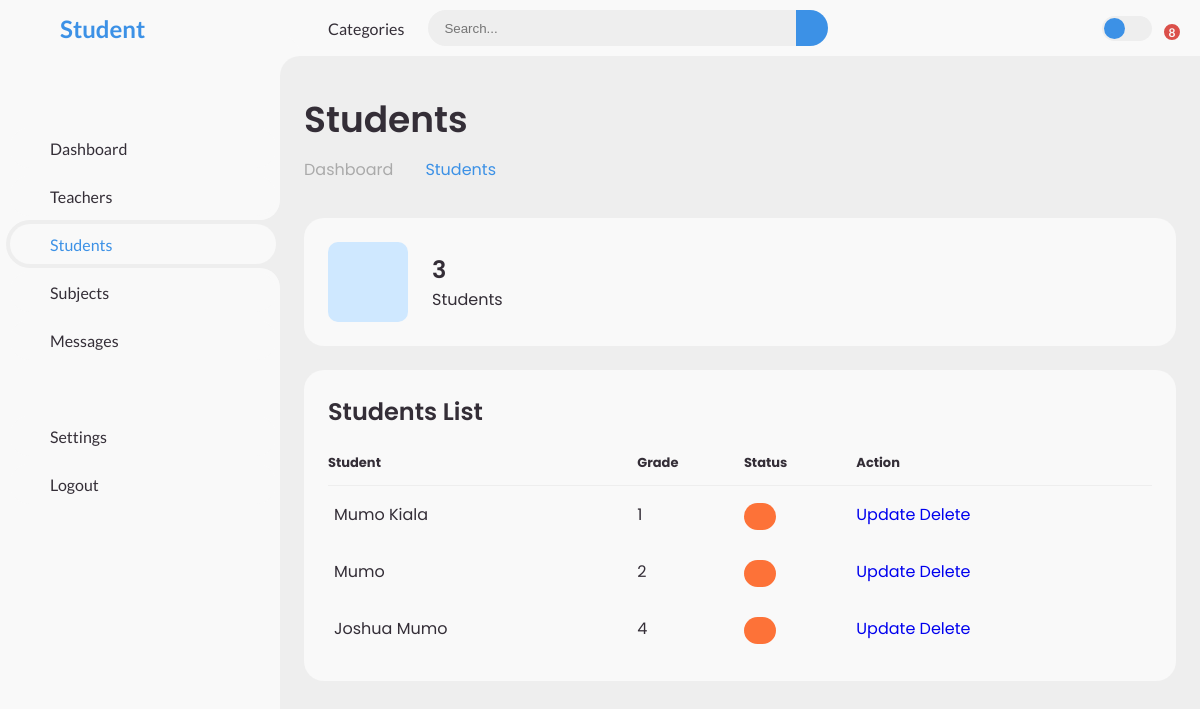
The page /students/ on the database as committed earlier.
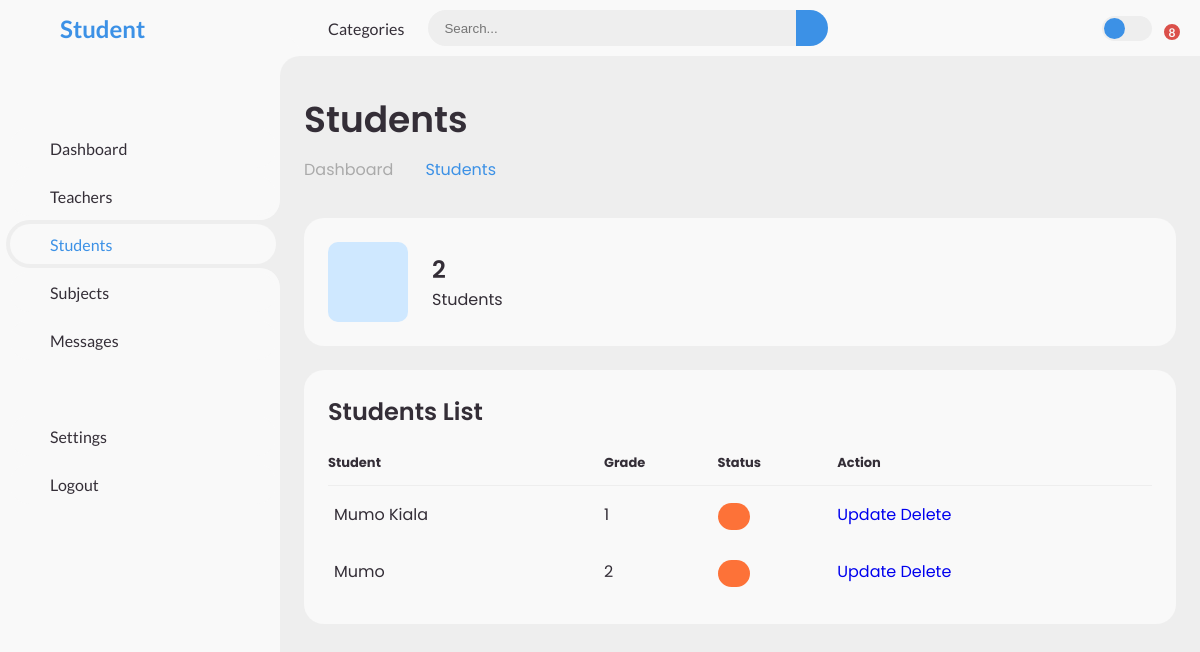
The same page on the database as committed later.
### playground/models.py (models this page shows, shortened)
class Student(models.Model):
    name = models.CharField(max_length=30)
    admno = models.CharField(max_length=30, blank=True, unique=True)
    grade = models.CharField(max_length=30)
    GENDER_CHOICES = (
    ('0', 'Male'),
    ('1', 'Female'),
    )
    gender = models.CharField(choices=GENDER_CHOICES, max_length=1)
    age = models.PositiveSmallIntegerField()
    subjects = models.ManyToManyField(Subject, blank=True)
    class Meta:
        ordering = ['grade']
        verbose_name_plural = 'Students'

### playground/views.py (the view)
# urls.py: path('students/', views.students_view, name='students'),
def students_view(request):
    students = Student.objects.all()
    return render(request, 'student.html', {'students': students})

### playground/templates/student.html (shortened to what this page needs)
<!DOCTYPE html>
<html lang="en">
  <head>
    {% load static %}
    <link rel="stylesheet" href="{% static 'style.css' %}" />
  </head>
  <body>
    <section id="sidebar">
      <a href="{% url 'dashboard' %}" class="brand">
        <span class="text">Student</span>
      </a>
      <ul class="side-menu top">
        <li>
          <a href="{% url 'dashboard' %}">
            <span class="text">Dashboard</span>
          </a>
        </li>
        <li>
          <a href="{% url 'teachers' %}">
            <span class="text">Teachers</span>
          </a>
        </li>
        <li class="active">
          <a href="{% url 'students' %}">
            <span class="text">Students</span>
          </a>
        </li>
        <li>
          <a href="{% url 'subjects' %}">
            <span class="text">Subjects</span>
          </a>
        </li>
        <li>
          <a href="#">
            <span class="text">Messages</span>
          </a>
        </li>
      </ul>
      <ul class="side-menu">
        <li>
          <a href="#">
            <span class="text">Settings</span>
          </a>
        </li>
        <li>
          <a href="{% url 'signout' %}">
            <span class="text">Logout</span>
          </a>
        </li>
      </ul>
    </section>
    <section id="content">
      <nav>
        <a href="#" class="nav-link">Categories</a>
        <form action="#">
          <div class="form-input">
            <input type="search" placeholder="Search..." />
            <button type="submit" class="search-btn">
            </button>
          </div>
        </form>
        <label for="switch-mode" class="switch-mode"></label>
        <a href="#" class="notification">
          <span class="num">8</span>
        </a>
      </nav>
      <main>
        <div class="head-title">
          <div class="left">
            <h1>Students</h1>
            <ul class="breadcrumb">
              <li>
                <a href="{% url 'dashboard' %}">Dashboard</a>
              </li>
              <li>
                <a class="active" href="#">Students</a>
              </li>
            </ul>
          </div>
        </div>
        <ul class="box-info">
          <li>
            <i class="bx bxs-group"></i>
            <span class="text">
              <h3>{{ students.count }}</h3>
              <p>Students</p>
            </span>
          </li>
        </ul>
        <div class="table-data">
          <div class="order">
            <div class="head">
              <h3>Students List</h3>
            </div>
            <table>
              <thead>
                <tr>
                  <th>Student</th>
                  <th>Grade</th>
                  <th>Status</th>
                  <th>Action</th>
                </tr>
              </thead>
              <tbody>
                {% for student in students %}
                <tr>
                  <td>
                    <p>{{ student.name }}</p>
                  </td>
                  <td>{{ student.grade }}</td>
                  <td>
                    <span
                      class="status {% if student.status == 'active' %}completed{% else %}pending{% endif %}"
                      >{{ student.status }}</span
                    >
                  </td>
                  <td>
                    <a href="{% url 'update_student' student.name %}" class="btn-update">Update</a>
                    <a href="{% url 'delete_student' student.name %}" class="btn-delete">Delete</a>
                  </td>
                </tr>
                {% endfor %}
              </tbody>
            </table>
          </div>
        </div>
      </main>
    </section>
  </body>
</html>

Rows that differ between the two databases and show on the page:
removed Student: name "Joshua Mumo", grade "4"
Other text that changed with them:
{{ students.count }}: "3" → "2"
